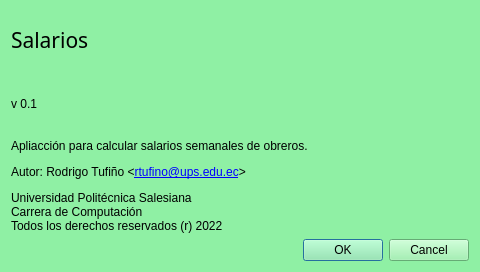
<?xml version="1.0" encoding="UTF-8"?>
<ui version="4.0">
 <class>Acerca</class>
 <widget class="QDialog" name="Acerca">
  <property name="geometry">
   <rect>
    <x>0</x>
    <y>0</y>
    <width>480</width>
    <height>272</height>
   </rect>
  </property>
  <property name="windowTitle">
   <string>Dialog</string>
  </property>
  <property name="windowIcon">
   <iconset>
    <normaloff>../../pregunta.png</normaloff>../../pregunta.png</iconset>
  </property>
  <property name="styleSheet">
   <string notr="true">background-color: rgb(143, 240, 164)</string>
  </property>
  <layout class="QVBoxLayout" name="verticalLayout">
   <item>
    <widget class="QLabel" name="label">
     <property name="font">
      <font>
       <family>Arial Black</family>
       <pointsize>16</pointsize>
      </font>
     </property>
     <property name="text">
      <string>Salarios</string>
     </property>
    </widget>
   </item>
   <item>
    <widget class="QLabel" name="outVersion">
     <property name="text">
      <string>v 0.1</string>
     </property>
    </widget>
   </item>
   <item>
    <widget class="QLabel" name="label_4">
     <property name="text">
      <string>&lt;html&gt;&lt;head/&gt;&lt;body&gt;&lt;p&gt;Apliacción para calcular salarios semanales de obreros.&lt;/p&gt;&lt;p&gt;Autor: Rodrigo Tufiño &amp;lt;&lt;a href=&quot;mailto:rtufino@ups.edu.ec&quot;&gt;&lt;span style=&quot; text-decoration: underline; color:#0000ff;&quot;&gt;rtufino@ups.edu.ec&lt;/span&gt;&lt;/a&gt;&amp;gt;&lt;/p&gt;&lt;p&gt;Universidad Politécnica Salesiana&lt;br/&gt;Carrera de Computación&lt;br/&gt;Todos los derechos reservados (r) 2022&lt;/p&gt;&lt;/body&gt;&lt;/html&gt;</string>
     </property>
     <property name="textFormat">
      <enum>Qt::RichText</enum>
     </property>
    </widget>
   </item>
   <item>
    <widget class="QDialogButtonBox" name="buttonBox">
     <property name="orientation">
      <enum>Qt::Horizontal</enum>
     </property>
     <property name="standardButtons">
      <set>QDialogButtonBox::Cancel|QDialogButtonBox::Ok</set>
     </property>
    </widget>
   </item>
  </layout>
 </widget>
 <resources/>
 <connections>
  <connection>
   <sender>buttonBox</sender>
   <signal>accepted()</signal>
   <receiver>Acerca</receiver>
   <slot>accept()</slot>
   <hints>
    <hint type="sourcelabel">
     <x>248</x>
     <y>254</y>
    </hint>
    <hint type="destinationlabel">
     <x>157</x>
     <y>274</y>
    </hint>
   </hints>
  </connection>
  <connection>
   <sender>buttonBox</sender>
   <signal>rejected()</signal>
   <receiver>Acerca</receiver>
   <slot>reject()</slot>
   <hints>
    <hint type="sourcelabel">
     <x>316</x>
     <y>260</y>
    </hint>
    <hint type="destinationlabel">
     <x>286</x>
     <y>274</y>
    </hint>
   </hints>
  </connection>
 </connections>
</ui>
